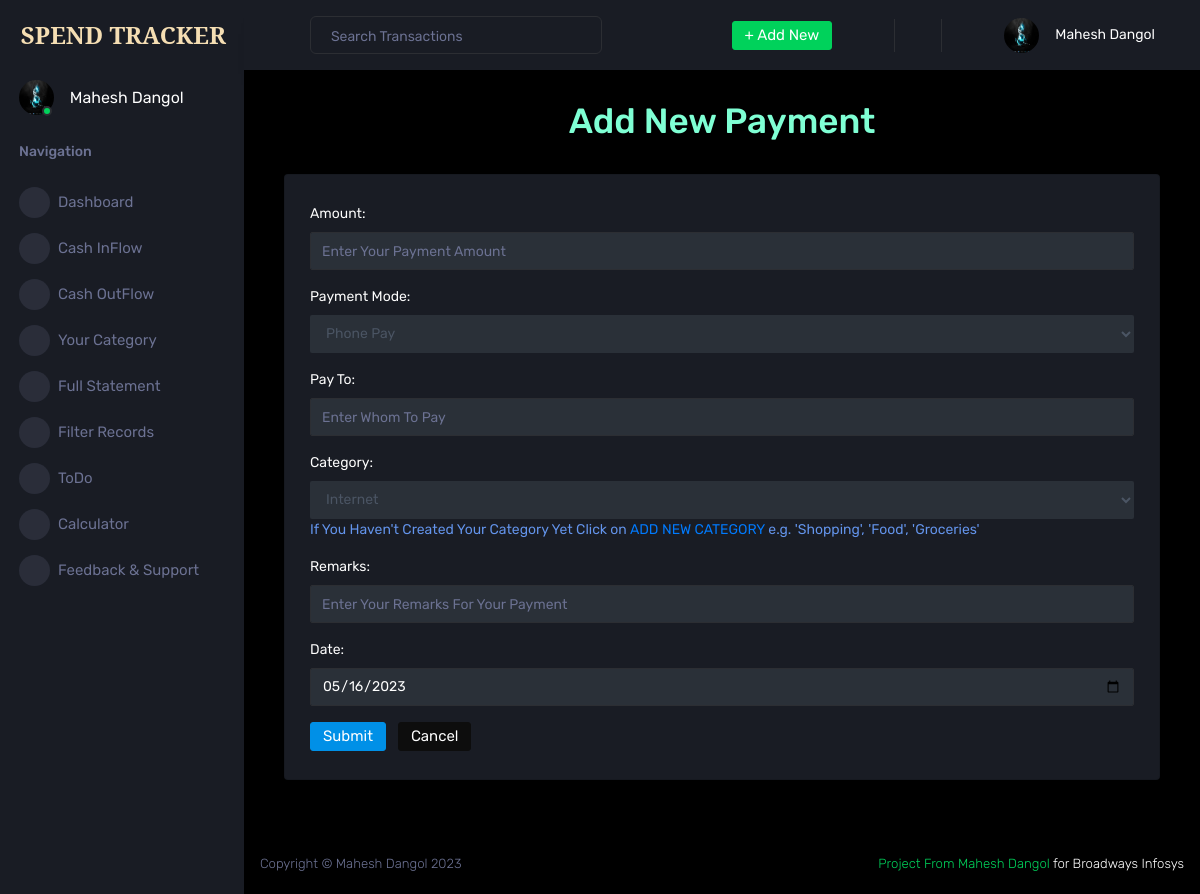
/cash-out/ (signed in), run on the app's committed database.
### accounts/models.py (models this page shows, shortened)
class User(AbstractUser):
    username = None
    email = models.EmailField(unique=True)
    full_name = models.CharField(max_length=40)
    email_token = models.CharField(max_length=255, blank=True)
    forget_password = models.CharField(max_length=255, blank=True)
    created_at = models.DateTimeField(auto_now_add=True)
    last_login = models.DateTimeField(auto_now=True)
    last_logout = models.DateTimeField(auto_now=True)
    is_verified = models.BooleanField(default=True)
    is_staff = models.BooleanField(default=False)
    is_superuser = models.BooleanField(default=False)
    objects = UserManager()
    USERNAME_FIELD = 'email'
    REQUIRED_FIELDS = []

class Profile(models.Model):
    GENDER_CHOICE = [
        ('male', 'Male'),
        ('female', 'Female'),
        ('other', 'Other'),
    ]
    profile_pic = models.ImageField(upload_to='profile/', blank=True)
    gender = models.CharField(max_length=6, choices=GENDER_CHOICE, default='male')
    mobile = models.CharField(max_length=15, blank=True)
    address = models.TextField(blank=True)
    profile = models.OneToOneField(settings.AUTH_USER_MODEL, on_delete=models.CASCADE,blank=True, null=True)

### core/views.py (the view, shortened to what this page needs)
# urls.py: path("cash-out/", views.CashoutFlow.as_view(), name="cash-out"),
class CashoutFlow(LoginRequiredMixin, CreateView):
    model = CashOut
    form_class = CashOutFlowForm
    template_name = "forms/cash_out_form.html"
    success_url = _("cash-out-detail")
    def get_context_data(self, **kwargs):
        context = super().get_context_data(**kwargs)
        context["categories"] = Category.objects.filter(user=self.request.user)
        return context

### templates/forms/cash_out_form.html (shortened to what this page needs)
{% extends 'base/base.html' %}
{% block content %}
<div class="col-12 grid-margin stretch-card" style="color: aquamarine; justify-content: center;">
    <h1>Add New Payment</h1>
</div>
<div class="col-12 grid-margin stretch-card">
    <div class="card">
        <div class="card-body">
            <form class="forms-sample" method="POST">
                <p>
                    <label for="{{form.amount.id_for_label}}">{{form.amount.label}}:</label>
                    {{form.amount}}
                </p>
                <p>
                    <label for="{{form.mode.id_for_label}}">{{form.mode.label}}:</label>
                    {{form.mode}}
                </p>
                <p>
                    <label for="{{form.pay_to.id_for_label}}">{{form.pay_to.label}}:</label>
                    {{form.pay_to}}
                </p>
                <p>
                    <label for="{{form.category.id_for_label}}">{{form.category.label}}:</label>
                    <select name="{{form.category.name}}" class="form-control" id="{{form.category.id_for_label}}">
                        {% for category in categories %}
                        <option value="{{category.id}}">{{ category.name }}</option>
                        {% endfor %}
                    </select>
                    <span style="color: cornflowerblue;">{{form.category.help_text}}</span> <a href="{% url 'category' %}" style="text-decoration: none;">ADD NEW CATEGORY</a> <span style="color: cornflowerblue;">e.g. 'Shopping', 'Food', 'Groceries'</span>
                </p>
                <p>
                    <label for="{{form.remarks.id_for_label}}">{{form.remarks.label}}:</label>
                    {{form.remarks}}
                </p>
                <p>
                    <label for="{{form.date.id_for_label}}">{{form.date.label}}:</label>
                    {{form.date}}
                </p>
                <button type="submit" class="btn btn-primary mr-2">Submit</button>
                <a class="btn btn-dark" href="/cash-out-detail/">Cancel</a>
            </form>
        </div>
    </div>
</div>
{% endblock content %}

### templates/base/navbar_side.html (shortened to what this page needs)
{% load static %}
<nav class="sidebar sidebar-offcanvas" id="sidebar">
  <div class="sidebar-brand-wrapper d-none d-lg-flex align-items-center justify-content-center fixed-top">
    <a class="sidebar-brand brand-logo" href="{% url 'home' %}"
      style="color: wheat; font-family: Noto Serif; font-weight: bold; text-decoration: none;">SPEND TRACKER</a>
  </div>
  <ul class="nav">
    <li class="nav-item profile">
      <div class="profile-desc">
        <div class="profile-pic">
          <div class="count-indicator">
            {% if user.profile.profile_pic %}
            <img class="img-xs rounded-circle " src="{{user.profile.profile_pic.url}}" alt="Profile_Picture">
            {% else %}
              {% if user.profile.gender == "female" %}
            <img class="img-xs rounded-circle " src="{% static 'assets/images/faces/profile_female.png' %}" alt="Profile_Picture">
              {% else %}
            <img class="img-xs rounded-circle " src="{% static 'assets/images/faces/profile_male1.jpg' %}" alt="Profile_Picture">
              {% endif %}
            {% endif %}
            <span class="count bg-success"></span>
          </div>
          <div class="profile-name">
            <h5 class="mb-0 font-weight-normal">{{request.user.full_name|title}}</h5>
          </div>
        </div>
        <a href="#" id="profile-dropdown" data-toggle="dropdown"><i class="mdi mdi-dots-vertical"></i></a>
      </div>
    </li>
    <li class="nav-item nav-category">
      <span class="nav-link">Navigation</span>
    </li>
    <li {% if request.path == '/home/' %} class="nav-item menu-items active" {% endif %} class="nav-item menu-items">
      <a class="nav-link" href="{% url 'home' %}">
        <span class="menu-icon">
          <i class="mdi mdi-speedometer"></i>
        </span>
        <span class="menu-title">Dashboard</span>
      </a>
    </li>
    <li {% if request.path == '/cash-in-detail/' %} class="nav-item menu-items active" {% endif %} class="nav-item menu-items">
      <a class="nav-link" href="{% url 'cash-in-detail' %}">
        <span class="menu-icon">
          <i class="mdi mdi-cash-multiple"></i>
        </span>
        <span class="menu-title">Cash InFlow</span>
      </a>
    </li>
    <li {% if request.path == '/cash-out-detail/' %} class="nav-item menu-items active" {% endif %} class="nav-item menu-items">
      <a class="nav-link" href="{% url 'cash-out-detail' %}">
        <span class="menu-icon">
          <i class="mdi mdi-cash-100"></i>
        </span>
        <span class="menu-title">Cash OutFlow</span>
      </a>
    </li>
    <li {% if request.path == '/category/' %} class="nav-item menu-items active" {% endif %} class="nav-item menu-items">
      <a class="nav-link" href="{% url 'category' %}">
        <span class="menu-icon">
          <i class="mdi mdi-library-plus"></i>
        </span>
        <span class="menu-title">Your Category</span>
      </a>
    </li>
    <li {% if request.path == '/statement/' %} class="nav-item menu-items active" {% endif %} class="nav-item menu-items">
      <a class="nav-link" href="{% url 'statement' %}">
        <span class="menu-icon">
          <i class="mdi mdi-note-text"></i>
        </span>
        <span class="menu-title">Full Statement</span>
      </a>
    </li>
    <li class="nav-item menu-items">
      <a class="nav-link" href="{% url 'filter' %}">
        <span class="menu-icon">
          <i class="mdi mdi-filter"></i>
        </span>
        <span class="menu-title">Filter Records</span>
      </a>
    </li>
    <li class="nav-item menu-items">
      <a class="nav-link" href="{% url 'todo' %}">
        <span class="menu-icon">
          <i class="mdi mdi-calendar-check"></i>
        </span>
        <span class="menu-title">ToDo</span>
      </a>
    </li>
    <li class="nav-item menu-items">
      <a class="nav-link" href="{% url 'calculator' %}">
        <span class="menu-icon">
          <i class="mdi mdi-calculator"></i>
        </span>
        <span class="menu-title">Calculator</span>
      </a>
    </li>
    <li class="nav-item menu-items">
      <a class="nav-link" href="{% url 'feedback' %}">
        <span class="menu-icon">
          <i class="mdi mdi-calculator"></i>
        </span>
        <span class="menu-title">Feedback & Support</span>
      </a>
    </li>
  </ul>
</nav>

### templates/base/navbar_top.html (shortened to what this page needs)
{% load static %}
<nav class="navbar p-0 fixed-top d-flex flex-row">
    <div class="navbar-menu-wrapper flex-grow d-flex align-items-stretch">
        <button class="navbar-toggler navbar-toggler align-self-center" type="button" data-toggle="minimize">
            <span class="mdi mdi-menu"></span>
        </button>
        <ul class="navbar-nav w-100">
            <li class="nav-item w-100">
                <form action="{% url 'search' %}" method="GET" class="nav-link mt-2 mt-md-0 d-none d-lg-flex search">
                    <input name="search-item" type="text" class="form-control" placeholder="Search Transactions">
                </form>
            </li>
        </ul>
        <ul class="navbar-nav navbar-nav-right">
            <li class="nav-item dropdown d-none d-lg-block">
                <a class="nav-link btn btn-success create-new-button" id="createbuttonDropdown" data-toggle="dropdown"
                    aria-expanded="false" href="">+ Add New</a>
            </li>
            <li class="nav-item nav-settings d-none d-lg-block">
                <a class="nav-link" href="{% url 'todo' %}">
                    <i class="mdi mdi-calendar-check"></i>
                </a>
            </li>
            <li class="nav-item dropdown border-left">
                <a class="nav-link" href="{% url 'calculator' %}"
                aria-expanded="false">
                <i class="mdi mdi mdi-calculator"></i>
            </a>
            <li class="nav-item dropdown border-left">
                <a class="nav-link" href="#">
                    <i class="mdi mdi-bell"></i>
                </a>
            </li>
        </li>
            <li class="nav-item dropdown">
                <a class="nav-link" id="profileDropdown" href="#" data-toggle="dropdown">
                    <div class="navbar-profile">
                        {% if user.profile.profile_pic %}
                        <img class="img-xs rounded-circle" src="{{user.profile.profile_pic.url}}" alt="profile_picture">
                        {% else %}
                            {% if user.profile.gender == "female" %}
                        <img class="img-xs rounded-circle" src="{% static 'assets/images/faces/profile_female.png' %}" alt="profile_picture">
                            {% else %}
                        <img class="img-xs rounded-circle" src="{% static 'assets/images/faces/profile_male1.jpg' %}" alt="profile_picture">
                            {% endif %}
                        {% endif %}
                        <p class="mb-0 d-none d-sm-block navbar-profile-name">{{user.full_name}}</p>
                        <i class="mdi mdi-menu-down d-none d-sm-block"></i>
                    </div>
                </a>
            </li>
        </ul>
    </div>
</nav>

### data on the page
User: profile.profile_pic (picture), user.full_name "Mahesh Dangol", full_name "Mahesh Dangol"

### other printed values
form field category "Internet"
